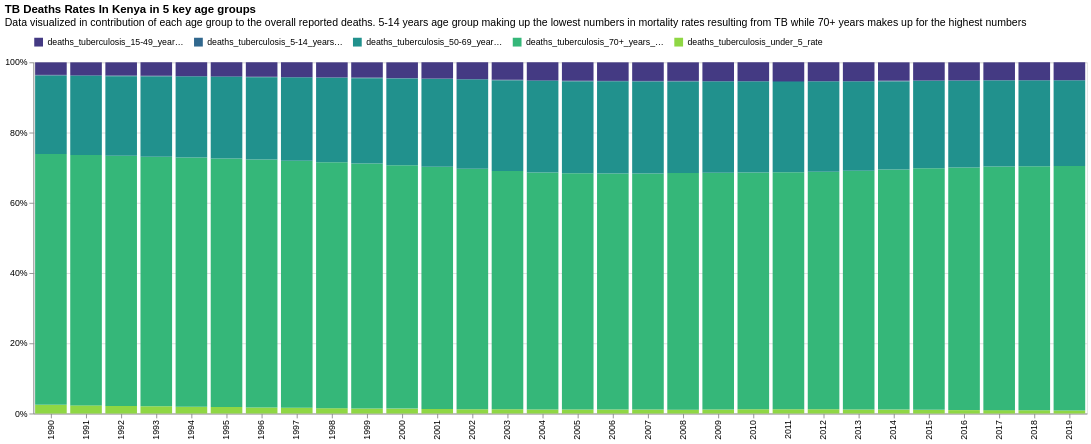

Notebook code cell kept with this figure:
### Markdown cell above
### Age group tb deaths normalized stacked bar chart

### Code cell
selection = alt.selection_single(fields=['key'], bind='legend')

alt.Chart(age_group).transform_fold([
    'deaths_tuberculosis_under_5_rate',
    'deaths_tuberculosis_70+_years_rate',
    'deaths_tuberculosis_5-14_years_rate',
    'deaths_tuberculosis_15-49_years_rate',
    'deaths_tuberculosis_50-69_years_rate']).mark_bar().encode(
alt.X('year:O', title=""),
alt.Y('value:Q', stack='normalize', axis=alt.Axis(format="%", tickCount=5), title=""),
alt.Color('key:N', scale=alt.Scale(scheme='viridis'),
                                   #domain=['Below 5 Years','70+ Years','5-14 Years','15-49 Years','50-69 Years']),
                                   legend=alt.Legend(orient="top", title="")),
opacity=alt.condition(selection, alt.value(1), alt.value(0.3))).add_selection(selection).properties(
    height=400,
    width=1200,
    title={"text":"TB Deaths Rates In Kenya in 5 key age groups",
           "anchor":"start",
           "offset":10,
           "subtitle":"Data visualized in contribution of each age group to the overall reported deaths. 5-14 years age group making up the lowest numbers in mortality rates resulting from TB while 70+ years makes up for the highest numbers",
           "subtitleFontSize":12})#.save('charts/kenya_tb_deaths_agegroup_stacked.html')

### Figure 1 — Vega-Lite specification as saved in the notebook (floating-point values rounded to 4 significant figures)
{"config": {"view": {"continuousWidth": 300, "continuousHeight": 300}}, "data": {"name": "data-9991a3da004cd50d378894522999aa2c"}, "mark": {"type": "bar"}, "encoding": {"color": {"field": "key", "legend": {"orient": "top", "title": ""}, "scale": {"scheme": "viridis"}, "type": "nominal"}, "opacity": {"condition": {"param": "param_c36ac31b6afebe62", "value": 1}, "value": 0.3}, "x": {"field": "year", "title": "", "type": "ordinal"}, "y": {"axis": {"format": "%", "tickCount": 5}, "field": "value", "stack": "normalize", "title": "", "type": "quantitative"}}, "height": 400, "params": [{"name": "param_c36ac31b6afebe62", "select": {"type": "point", "fields": ["key"]}, "bind": "legend"}], "title": {"text": "TB Deaths Rates In Kenya in 5 key age groups", "anchor": "start", "offset": 10, "subtitle": "Data visualized in contribution of each age group to the overall reported deaths. 5-14 years age group making up the lowest numbers in mortality rates resulting from TB while 70+ years makes up for the highest numbers", "subtitleFontSize": 12}, "transform": [{"fold": ["deaths_tuberculosis_under_5_rate", "deaths_tuberculosis_70+_years_rate", "deaths_tuberculosis_5-14_years_rate", "deaths_tuberculosis_15-49_years_rate", "deaths_tuberculosis_50-69_years_rate"]}], "width": 1200, "$schema": "https://vega.github.io/schema/vega-lite/v6.4.1.json", "datasets": {"data-9991a3da004cd50d378894522999aa2c": [{"year": 1990, "deaths_tuberculosis_under_5_rate": 22.99, "deaths_tuberculosis_70+_years_rate": 665.0, "deaths_tuberculosis_5-14_years_rate": 2.0, "deaths_tuberculosis_15-49_years_rate": 33.31, "deaths_tuberculosis_50-69_years_rate": 207.8}, {"year": 1991, "deaths_tuberculosis_under_5_rate": 21.24, "deaths_tuberculosis_70+_years_rate": 652.8, "deaths_tuberculosis_5-14_years_rate": 1.97, "deaths_tuberculosis_15-49_years_rate": 33.5, "deaths_tuberculosis_50-69_years_rate": 205.8}, {"year": 1992, "deaths_tuberculosis_under_5_rate": 19.91, "deaths_tuberculosis_70+_years_rate": 650.5, "deaths_tuberculosis_5-14_years_rate": 1.95, "deaths_tuberculosis_15-49_years_rate": 34.23, "deaths_tuberculosis_50-69_years_rate": 207.1}, {"year": 1993, "deaths_tuberculosis_under_5_rate": 18.73, "deaths_tuberculosis_70+_years_rate": 650.4, "deaths_tuberculosis_5-14_years_rate": 1.93, "deaths_tuberculosis_15-49_years_rate": 34.98, "deaths_tuberculosis_50-69_years_rate": 208.8}, {"year": 1994, "deaths_tuberculosis_under_5_rate": 17.56, "deaths_tuberculosis_70+_years_rate": 645.2, "deaths_tuberculosis_5-14_years_rate": 1.89, "deaths_tuberculosis_15-49_years_rate": 35.53, "deaths_tuberculosis_50-69_years_rate": 208.7}, {"year": 1995, "deaths_tuberculosis_under_5_rate": 16.41, "deaths_tuberculosis_70+_years_rate": 635.6, "deaths_tuberculosis_5-14_years_rate": 1.84, "deaths_tuberculosis_15-49_years_rate": 35.84, "deaths_tuberculosis_50-69_years_rate": 207.8}, {"year": 1996, "deaths_tuberculosis_under_5_rate": 15.36, "deaths_tuberculosis_70+_years_rate": 626.0, "deaths_tuberculosis_5-14_years_rate": 1.76, "deaths_tuberculosis_15-49_years_rate": 36.13, "deaths_tuberculosis_50-69_years_rate": 207.3}, {"year": 1997, "deaths_tuberculosis_under_5_rate": 14.49, "deaths_tuberculosis_70+_years_rate": 626.0, "deaths_tuberculosis_5-14_years_rate": 1.73, "deaths_tuberculosis_15-49_years_rate": 37.01, "deaths_tuberculosis_50-69_years_rate": 210.7}, {"year": 1998, "deaths_tuberculosis_under_5_rate": 13.67, "deaths_tuberculosis_70+_years_rate": 630.9, "deaths_tuberculosis_5-14_years_rate": 1.7, "deaths_tuberculosis_15-49_years_rate": 38.26, "deaths_tuberculosis_50-69_years_rate": 216.3}, {"year": 1999, "deaths_tuberculosis_under_5_rate": 12.87, "deaths_tuberculosis_70+_years_rate": 627.2, "deaths_tuberculosis_5-14_years_rate": 1.65, "deaths_tuberculosis_15-49_years_rate": 38.9, "deaths_tuberculosis_50-69_years_rate": 218.0}, {"year": 2000, "deaths_tuberculosis_under_5_rate": 12.71, "deaths_tuberculosis_70+_years_rate": 627.7, "deaths_tuberculosis_5-14_years_rate": 1.67, "deaths_tuberculosis_15-49_years_rate": 40.41, "deaths_tuberculosis_50-69_years_rate": 223.1}, {"year": 2001, "deaths_tuberculosis_under_5_rate": 11.66, "deaths_tuberculosis_70+_years_rate": 616.8, "deaths_tuberculosis_5-14_years_rate": 1.62, "deaths_tuberculosis_15-49_years_rate": 41.13, "deaths_tuberculosis_50-69_years_rate": 223.5}, {"year": 2002, "deaths_tuberculosis_under_5_rate": 11.02, "deaths_tuberculosis_70+_years_rate": 612.4, "deaths_tuberculosis_5-14_years_rate": 1.62, "deaths_tuberculosis_15-49_years_rate": 42.49, "deaths_tuberculosis_50-69_years_rate": 226.8}, {"year": 2003, "deaths_tuberculosis_under_5_rate": 10.77, "deaths_tuberculosis_70+_years_rate": 603.9, "deaths_tuberculosis_5-14_years_rate": 1.75, "deaths_tuberculosis_15-49_years_rate": 44.17, "deaths_tuberculosis_50-69_years_rate": 229.5}, {"year": 2004, "deaths_tuberculosis_under_5_rate": 10.14, "deaths_tuberculosis_70+_years_rate": 587.5, "deaths_tuberculosis_5-14_years_rate": 1.72, "deaths_tuberculosis_15-49_years_rate": 44.71, "deaths_tuberculosis_50-69_years_rate": 226.8}, {"year": 2005, "deaths_tuberculosis_under_5_rate": 9.81, "deaths_tuberculosis_70+_years_rate": 571.3, "deaths_tuberculosis_5-14_years_rate": 1.67, "deaths_tuberculosis_15-49_years_rate": 44.48, "deaths_tuberculosis_50-69_years_rate": 222.0}, {"year": 2006, "deaths_tuberculosis_under_5_rate": 9.48, "deaths_tuberculosis_70+_years_rate": 558.0, "deaths_tuberculosis_5-14_years_rate": 1.64, "deaths_tuberculosis_15-49_years_rate": 43.92, "deaths_tuberculosis_50-69_years_rate": 217.3}, {"year": 2007, "deaths_tuberculosis_under_5_rate": 9.29, "deaths_tuberculosis_70+_years_rate": 547.6, "deaths_tuberculosis_5-14_years_rate": 1.65, "deaths_tuberculosis_15-49_years_rate": 43.16, "deaths_tuberculosis_50-69_years_rate": 213.2}, {"year": 2008, "deaths_tuberculosis_under_5_rate": 8.87, "deaths_tuberculosis_70+_years_rate": 540.1, "deaths_tuberculosis_5-14_years_rate": 1.64, "deaths_tuberculosis_15-49_years_rate": 42.42, "deaths_tuberculosis_50-69_years_rate": 208.7}, {"year": 2009, "deaths_tuberculosis_under_5_rate": 8.76, "deaths_tuberculosis_70+_years_rate": 530.2, "deaths_tuberculosis_5-14_years_rate": 1.65, "deaths_tuberculosis_15-49_years_rate": 41.63, "deaths_tuberculosis_50-69_years_rate": 203.6}, {"year": 2010, "deaths_tuberculosis_under_5_rate": 9.04, "deaths_tuberculosis_70+_years_rate": 514.0, "deaths_tuberculosis_5-14_years_rate": 1.68, "deaths_tuberculosis_15-49_years_rate": 40.53, "deaths_tuberculosis_50-69_years_rate": 196.7}, {"year": 2011, "deaths_tuberculosis_under_5_rate": 9.04, "deaths_tuberculosis_70+_years_rate": 496.9, "deaths_tuberculosis_5-14_years_rate": 1.7, "deaths_tuberculosis_15-49_years_rate": 39.31, "deaths_tuberculosis_50-69_years_rate": 189.5}, {"year": 2012, "deaths_tuberculosis_under_5_rate": 8.43, "deaths_tuberculosis_70+_years_rate": 480.8, "deaths_tuberculosis_5-14_years_rate": 1.61, "deaths_tuberculosis_15-49_years_rate": 37.87, "deaths_tuberculosis_50-69_years_rate": 181.8}, {"year": 2013, "deaths_tuberculosis_under_5_rate": 8.1, "deaths_tuberculosis_70+_years_rate": 469.9, "deaths_tuberculosis_5-14_years_rate": 1.53, "deaths_tuberculosis_15-49_years_rate": 36.53, "deaths_tuberculosis_50-69_years_rate": 175.1}, {"year": 2014, "deaths_tuberculosis_under_5_rate": 7.66, "deaths_tuberculosis_70+_years_rate": 463.9, "deaths_tuberculosis_5-14_years_rate": 1.46, "deaths_tuberculosis_15-49_years_rate": 35.45, "deaths_tuberculosis_50-69_years_rate": 170.2}, {"year": 2015, "deaths_tuberculosis_under_5_rate": 6.97, "deaths_tuberculosis_70+_years_rate": 456.9, "deaths_tuberculosis_5-14_years_rate": 1.36, "deaths_tuberculosis_15-49_years_rate": 34.14, "deaths_tuberculosis_50-69_years_rate": 164.8}, {"year": 2016, "deaths_tuberculosis_under_5_rate": 6.26, "deaths_tuberculosis_70+_years_rate": 442.1, "deaths_tuberculosis_5-14_years_rate": 1.26, "deaths_tuberculosis_15-49_years_rate": 32.51, "deaths_tuberculosis_50-69_years_rate": 157.6}, {"year": 2017, "deaths_tuberculosis_under_5_rate": 5.94, "deaths_tuberculosis_70+_years_rate": 423.9, "deaths_tuberculosis_5-14_years_rate": 1.19, "deaths_tuberculosis_15-49_years_rate": 30.87, "deaths_tuberculosis_50-69_years_rate": 149.5}, {"year": 2018, "deaths_tuberculosis_under_5_rate": 5.36, "deaths_tuberculosis_70+_years_rate": 403.8, "deaths_tuberculosis_5-14_years_rate": 1.11, "deaths_tuberculosis_15-49_years_rate": 29.36, "deaths_tuberculosis_50-69_years_rate": 141.4}, {"year": 2019, "deaths_tuberculosis_under_5_rate": 4.92, "deaths_tuberculosis_70+_years_rate": 387.0, "deaths_tuberculosis_5-14_years_rate": 1.03, "deaths_tuberculosis_15-49_years_rate": 28.14, "deaths_tuberculosis_50-69_years_rate": 134.9}]}}
